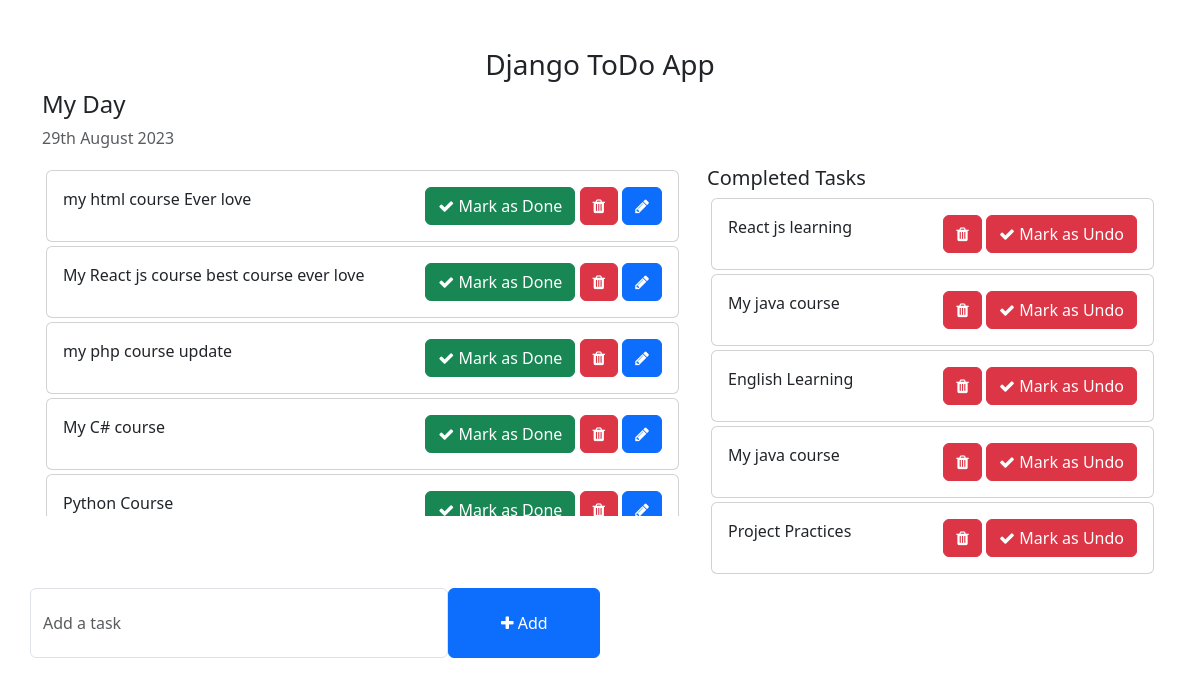
Before: / with the older database file.
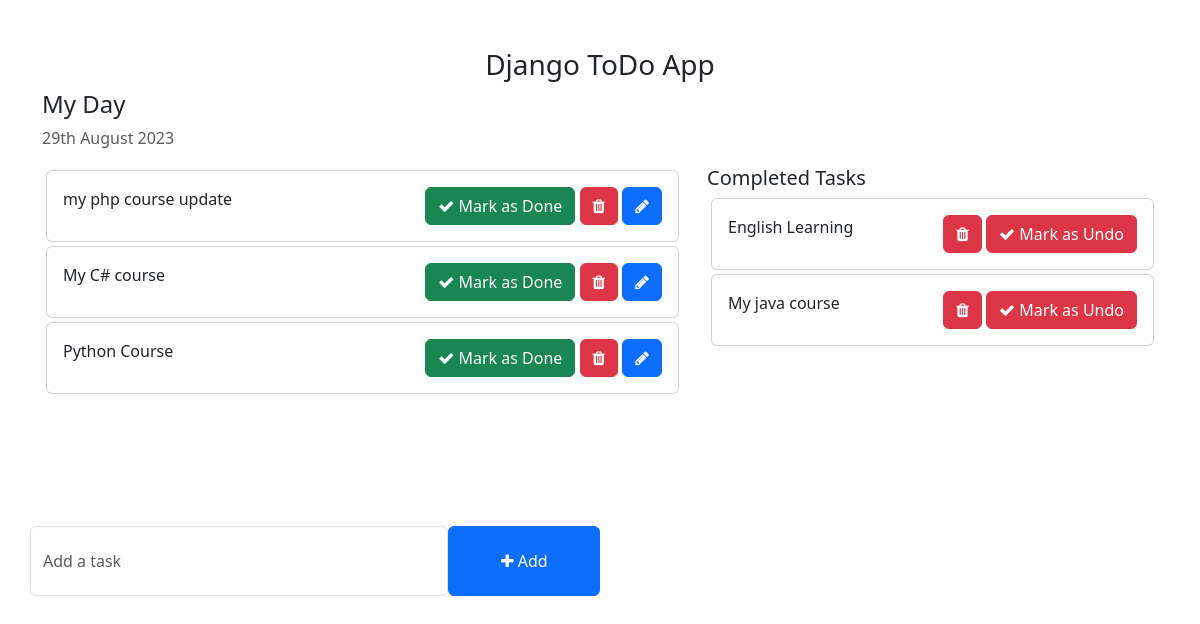
After: the same page with the newer database file.
### todo/models.py (models this page shows, shortened)
class Task(models.Model):
    task = models.CharField(max_length=250)
    is_completed = models.BooleanField(default=False)
    create = models.DateTimeField(auto_now_add=True)
    update = models.DateTimeField(auto_now=True)

### todo_list/views.py (the view)
# urls.py: 2. Add a URL to urlpatterns:  path('', Home.as_view(), name='home')
def Home(request):
    Todo_data = Task.objects.filter(is_completed = False).order_by('-update')
    c_task = Task.objects.filter(is_completed = True).order_by('-update')
    context = {
        'data1' : Todo_data,
        'data2' : c_task
    }
    return render(request,'index.html',context)

### templates/index.html (shortened to what this page needs)
<!DOCTYPE html>
<html lang="en">
<head>
    <link href="https://cdn.jsdelivr.net/npm/bootstrap@5.3.0-alpha1/dist/css/bootstrap.min.css" rel="stylesheet">
    <link rel="stylesheet" href="https://cdnjs.cloudflare.com/ajax/libs/font-awesome/4.7.0/css/font-awesome.min.css">
</head>
<body>
    <div class="container">
        <h3 class="pt-5 text-center">Django ToDo App</h3>
        <div class="row">
            <h4>My Day</h4>
            <p class="text-muted">{% now "jS F Y" %}</p>
            <div class="col-md-7 col-lg-7" style="height: 350px; overflow: scroll;">
                {% for task in data1 %}
                <div class="card m-1">
                    <div class="card-body">
                        {{task.task}}
                        <span style="position: relative; float: right;">
                            <a href="{% url 'markasdone' task.pk %}" class="btn btn-success"><i class="fa fa-check"></i> Mark as Done</a>
                            <a href="{% url 'markdelete' task.pk %}" class="btn btn-danger"><i class="fa fa-trash"></i></a>
                            <a href="{% url 'edit' task.pk %}" class="btn btn-primary"><i class="fa fa-pencil"></i></a>
                        </span>
                    </div>
                </div>
               {% endfor %}
            </div>
            <div class="col-md-5 col-lg-5">
                <h5>Completed Tasks</h5>
                {% for ctask in data2 %}
                <div class="card m-1">
                    <div class="card-body">
                        {{ctask.task}}
                        <span style="position: relative; float: right;">
                            <a href="{% url 'markdelete' ctask.pk %}" class="btn btn-danger"><i class="fa fa-trash"></i></a>
                            <a href="{% url 'markasundo' ctask.pk %}" class="btn btn-danger"><i class="fa fa-check"></i> Mark as Undo</a>
                        </span>
                    </div>
                </div>
                {% endfor %}
            </div>
        </div>
        <div class="row">
            <div class="col-md-6 col-lg-6 p-0" style="margin-bottom: 60px;margin-top: 10px;">
                <form action="{% url 'addtask' %}" method="post">
                    <div class="form-group">
                        <span style="display: flex;">
                            <input name="taskadd" type="text" class="form-control" placeholder="Add a task">
                            <button type="submit" class="btn btn-primary" style="width: 200px;"><i class="fa fa-plus"></i> Add</button>
                        </span>
                    </div>
                </form>
            </div>
        </div>
    </div>
</body>
</html>

### templates/index.html (style rules this page uses)
.form-control { padding: 1.375rem .75rem !important; }

Changed rows visible on the page:
removed Task: task "my html course Ever love", shown under "My Day"
removed Task: task "My React js course best course ever love", shown under "My Day"
removed Task: task "React js learning", shown under "Completed Tasks"
removed Task: task "My java course", shown under "Completed Tasks"
removed Task: task "Project Practices", shown under "Completed Tasks"
